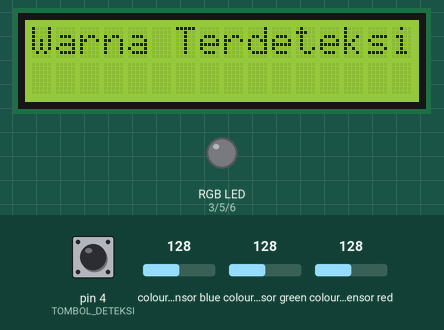
Recording of a sketch running on a simulated Arduino Uno, built with avr-gcc and run on an emulated ATmega328P. On the bench: 16×2 character LCD, an RGB LED mixed from three pins (HIGH = lit). The test bench sets the inputs (shaded band); at power-on: pin 4 (TOMBOL_DETEKSI) LOW, colour sensor blue 128, colour sensor green 128, colour sensor red 128.

Above: at 1.3 s.
1.4 s: pin 4 (TOMBOL_DETEKSI) pulled HIGH for 1 s
At 2.1 s:
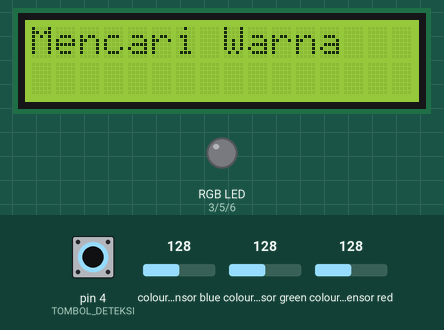
4.0 s: pin 4 (TOMBOL_DETEKSI) pulled HIGH for 3.2 s
At 4.13 s:
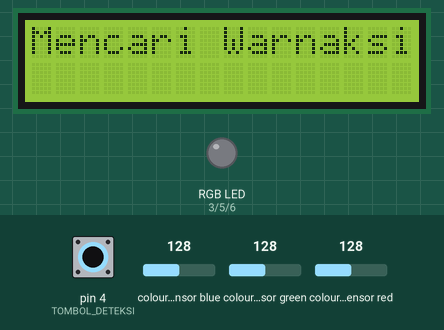
Timing chart, 0 to 7.0 s (numbered marks = the images above; inputs shaded):
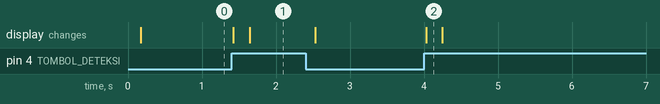

Measured:
- after the input at 1.4 s, the display: first changes at once (image 1 shows a later state)
- after the input at 4.0 s, the display: changes at once (image 2)

The sketch:

program.ino
```cpp
#include "Adafruit_TCS34725.h"
#include <LiquidCrystal_I2C.h>

// Pin tombol deteksi warna
#define TOMBOL_DETEKSI 4

// Pin LED RGb
#define RGB_RED 3
#define RGB_GREEN 5
#define RGB_BLUE 6

#define COMMON_ANODE false

LiquidCrystal_I2C lcd(0x27,16,2);

Adafruit_TCS34725 tcs = Adafruit_TCS34725(TCS34725_INTEGRATIONTIME_154MS, TCS34725_GAIN_4X);

byte gammatable[256];

float nilaiR, nilaiG, nilaiB;
int baca;

void setWarnaRGB(short r, short g, short b);
int bacaTombolDeteksi();

void setup() {
  Serial.begin(9600);

  tcs.begin();

  lcd.init();
  lcd.backlight();

  pinMode(TOMBOL_DETEKSI, INPUT);
  pinMode(RGB_RED, OUTPUT);
  pinMode(RGB_GREEN, OUTPUT);
  pinMode(RGB_BLUE, OUTPUT);

  for (int i=0; i<256; i++) {
    float x = i;
    x /= 255;
    x = pow(x, 2.5);
    x *= 255;

    if (COMMON_ANODE) {
      gammatable[i] = 255 - x;
    } else {
      gammatable[i] = x;
    }
  }
}

void loop() {
  while(bacaTombolDeteksi() == HIGH){
    lcd.setCursor(0,0);
    lcd.print("Mencari Warna");
    tcs.setInterrupt(false);  // turn on LED
    delay(154);
    tcs.getRGB(&nilaiR, &nilaiG, &nilaiB);
    tcs.setInterrupt(true);  // turn off LED
    setWarnaRGB((int)nilaiR,(int)nilaiG,(int)nilaiB);
    lcd.clear();
  }
  lcd.setCursor(0,0);
  lcd.print("Warna Terdeteksi");
  setWarnaRGB((int)nilaiR,(int)nilaiG,(int)nilaiB);
}

int bacaTombolDeteksi(){
  return digitalRead(TOMBOL_DETEKSI);
}

void setWarnaRGB(int r, int g, int b){
  String text = "RGB(";
  text += r;
  lcd.setCursor(0,1);
  lcd.print(text);
  text = ",";
  text += g;
  lcd.setCursor(7,1);
  lcd.print(text);
  text = ",";
  text += b;
  lcd.setCursor(11,1);
  lcd.print(text);
  text = ")";
  lcd.setCursor(15,1);
  lcd.print(text);

  analogWrite(RGB_RED, gammatable[r]);
  analogWrite(RGB_GREEN, gammatable[g]);
  analogWrite(RGB_BLUE, gammatable[b]);
}
```
